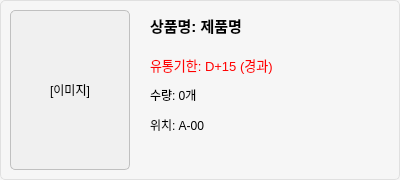
<?xml version="1.0" encoding="UTF-8"?>
<ui version="4.0">
 <class>ExpirationItem</class>
 <widget class="QWidget" name="ExpirationItem">
  <property name="geometry">
   <rect>
    <x>0</x>
    <y>0</y>
    <width>400</width>
    <height>180</height>
   </rect>
  </property>
  <property name="minimumSize">
   <size>
    <width>380</width>
    <height>180</height>
   </size>
  </property>
  <property name="maximumSize">
   <size>
    <width>400</width>
    <height>180</height>
   </size>
  </property>
  <property name="windowTitle">
   <string>Form</string>
  </property>
  <property name="styleSheet">
   <string notr="true">background-color: rgb(246, 246, 246);
border: 1px solid #e0e0e0;
border-radius: 5px;</string>
  </property>
  <widget class="QLabel" name="imageLabel">
   <property name="geometry">
    <rect>
     <x>10</x>
     <y>10</y>
     <width>120</width>
     <height>160</height>
    </rect>
   </property>
   <property name="styleSheet">
    <string notr="true">background-color: rgb(240, 240, 240);
border: 1px solid #c0c0c0;</string>
   </property>
   <property name="text">
    <string>[이미지]</string>
   </property>
   <property name="alignment">
    <set>Qt::AlignCenter</set>
   </property>
  </widget>
  <widget class="QLabel" name="nameLabel">
   <property name="geometry">
    <rect>
     <x>150</x>
     <y>10</y>
     <width>240</width>
     <height>30</height>
    </rect>
   </property>
   <property name="font">
    <font>
     <pointsize>11</pointsize>
     <bold>true</bold>
    </font>
   </property>
   <property name="styleSheet">
    <string notr="true">border: none;</string>
   </property>
   <property name="text">
    <string>상품명: 제품명</string>
   </property>
  </widget>
  <widget class="QLabel" name="expLabel">
   <property name="geometry">
    <rect>
     <x>150</x>
     <y>50</y>
     <width>240</width>
     <height>30</height>
    </rect>
   </property>
   <property name="font">
    <font>
     <pointsize>10</pointsize>
    </font>
   </property>
   <property name="styleSheet">
    <string notr="true">color: rgb(255, 0, 0);
border: none;</string>
   </property>
   <property name="text">
    <string>유통기한: D+15 (경과)</string>
   </property>
  </widget>
  <widget class="QLabel" name="countLabel">
   <property name="geometry">
    <rect>
     <x>150</x>
     <y>80</y>
     <width>240</width>
     <height>30</height>
    </rect>
   </property>
   <property name="styleSheet">
    <string notr="true">border: none;</string>
   </property>
   <property name="text">
    <string>수량: 0개</string>
   </property>
  </widget>
  <widget class="QLabel" name="locationLabel">
   <property name="geometry">
    <rect>
     <x>150</x>
     <y>110</y>
     <width>240</width>
     <height>30</height>
    </rect>
   </property>
   <property name="styleSheet">
    <string notr="true">border: none;</string>
   </property>
   <property name="text">
    <string>위치: A-00</string>
   </property>
  </widget>
 </widget>
 <resources/>
 <connections/>
</ui>
